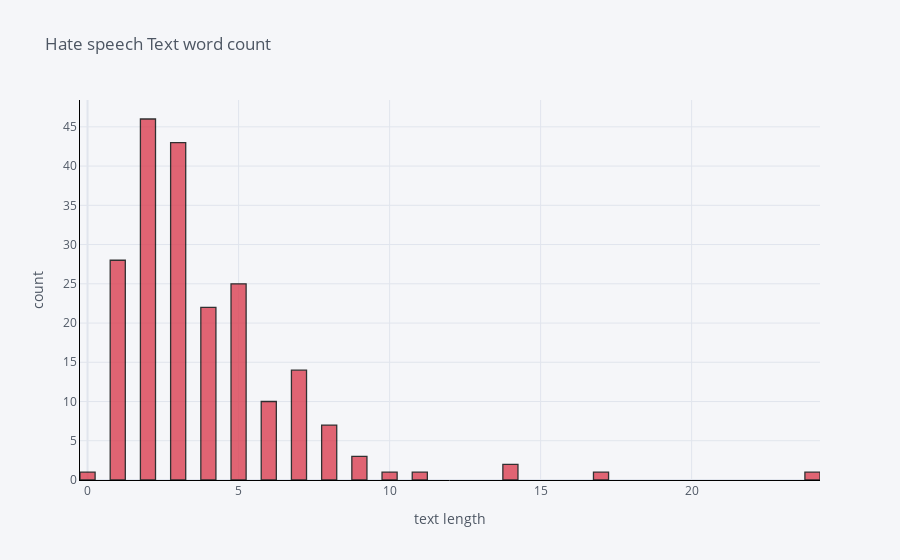
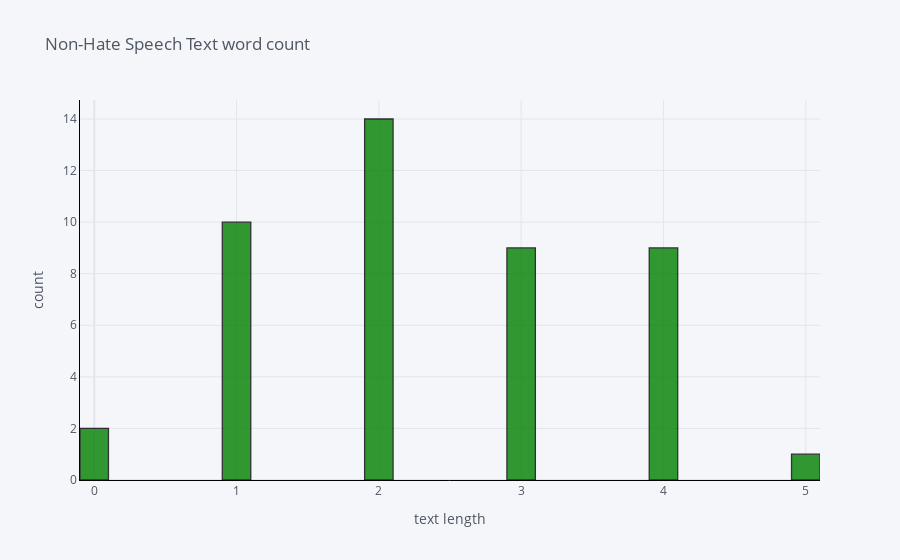

Notebook cell for these charts, in order:
### Code cell
df_hate['text_word_count'].iplot(
    kind='hist',
    bins=50,
    xTitle='text length',
    linecolor='black',
    color='red',
    yTitle='count',
    title='Hate speech Text word count')

df_nonhate['text_word_count'].iplot(
    kind='hist',
    bins=50,
    xTitle='text length',
    linecolor='black',
    color='green',
    yTitle='count',
    title='Non-Hate Speech Text word count')

### Figure 1 — Plotly figure (JSON) as saved in the notebook; plotly's stock layout.template omitted (floating-point values rounded to 4 significant figures; data arrays with more than 128 entries replaced by an {"elided": "..."} marker saying what was removed)
{"data": [{"histfunc": "count", "histnorm": "", "marker": {"color": "rgba(219, 64, 82, 1.0)", "line": {"color": "#000000", "width": 1.3}}, "name": "text_word_count", "nbinsx": 50, "opacity": 0.8, "orientation": "v", "type": "histogram", "x": {"elided": "205 int values"}}], "layout": {"barmode": "overlay", "legend": {"bgcolor": "#F5F6F9", "font": {"color": "#4D5663"}}, "paper_bgcolor": "#F5F6F9", "plot_bgcolor": "#F5F6F9", "title": {"font": {"color": "#4D5663"}, "text": "Hate speech Text word count"}, "xaxis": {"gridcolor": "#E1E5ED", "linecolor": "black", "showgrid": true, "tickfont": {"color": "#4D5663"}, "title": {"font": {"color": "#4D5663"}, "text": "text length"}, "zerolinecolor": "#E1E5ED"}, "yaxis": {"gridcolor": "#E1E5ED", "linecolor": "black", "showgrid": true, "tickfont": {"color": "#4D5663"}, "title": {"font": {"color": "#4D5663"}, "text": "count"}, "zerolinecolor": "#E1E5ED"}}}

### Figure 2 — Plotly figure (JSON) as saved in the notebook; plotly's stock layout.template omitted (floating-point values rounded to 4 significant figures)
{"data": [{"histfunc": "count", "histnorm": "", "marker": {"color": "rgba(0, 128, 0, 1.0)", "line": {"color": "#000000", "width": 1.3}}, "name": "text_word_count", "nbinsx": 50, "opacity": 0.8, "orientation": "v", "type": "histogram", "x": [2, 3, 2, 3, 4, 4, 1, 5, 3, 2, 2, 1, 1, 2, 2, 3, 2, 4, 2, 2, 2, 2, 1, 2, 1, 3, 3, 4, 4, 1, 3, 2, 4, 1, 4, 1, 4, 1, 2, 4, 3, 0, 0, 1, 3]}], "layout": {"barmode": "overlay", "legend": {"bgcolor": "#F5F6F9", "font": {"color": "#4D5663"}}, "paper_bgcolor": "#F5F6F9", "plot_bgcolor": "#F5F6F9", "title": {"font": {"color": "#4D5663"}, "text": "Non-Hate Speech Text word count"}, "xaxis": {"gridcolor": "#E1E5ED", "linecolor": "black", "showgrid": true, "tickfont": {"color": "#4D5663"}, "title": {"font": {"color": "#4D5663"}, "text": "text length"}, "zerolinecolor": "#E1E5ED"}, "yaxis": {"gridcolor": "#E1E5ED", "linecolor": "black", "showgrid": true, "tickfont": {"color": "#4D5663"}, "title": {"font": {"color": "#4D5663"}, "text": "count"}, "zerolinecolor": "#E1E5ED"}}}
